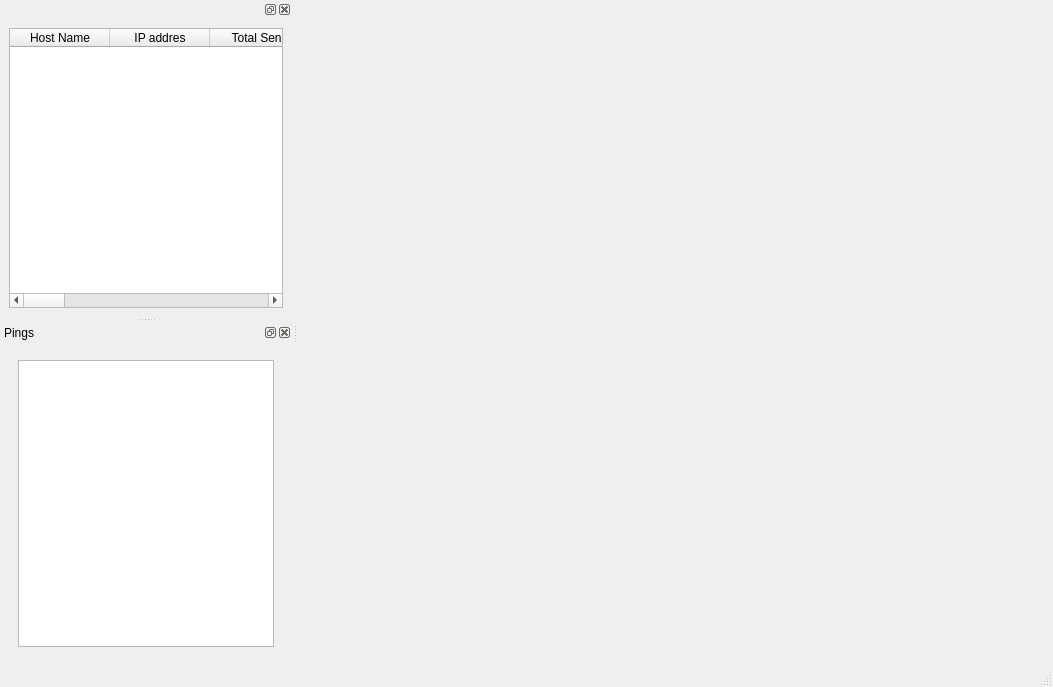
<?xml version="1.0" encoding="UTF-8"?>
<ui version="4.0">
 <class>MainWindow</class>
 <widget class="QMainWindow" name="MainWindow">
  <property name="geometry">
   <rect>
    <x>0</x>
    <y>0</y>
    <width>1053</width>
    <height>687</height>
   </rect>
  </property>
  <property name="windowTitle">
   <string>Monitor Network Connectivity</string>
  </property>
  <property name="dockOptions">
   <set>QMainWindow::AllowNestedDocks|QMainWindow::AllowTabbedDocks|QMainWindow::AnimatedDocks|QMainWindow::VerticalTabs</set>
  </property>
  <widget class="QWidget" name="centralwidget">
   <layout class="QGridLayout" name="gridLayout">
    <item row="0" column="0">
     <widget class="QWidget" name="widget" native="true"/>
    </item>
   </layout>
  </widget>
  <widget class="QMenuBar" name="menubar">
   <property name="geometry">
    <rect>
     <x>0</x>
     <y>0</y>
     <width>1053</width>
     <height>22</height>
    </rect>
   </property>
  </widget>
  <widget class="QStatusBar" name="statusbar"/>
  <widget class="QDockWidget" name="dockWidget">
   <property name="floating">
    <bool>false</bool>
   </property>
   <property name="features">
    <set>QDockWidget::AllDockWidgetFeatures</set>
   </property>
   <property name="windowTitle">
    <string/>
   </property>
   <attribute name="dockWidgetArea">
    <number>1</number>
   </attribute>
   <widget class="QWidget" name="dockWidgetContents">
    <layout class="QGridLayout" name="gridLayout_5">
     <item row="0" column="0">
      <widget class="QTableWidget" name="tableTarget">
       <attribute name="horizontalHeaderMinimumSectionSize">
        <number>57</number>
       </attribute>
       <attribute name="horizontalHeaderShowSortIndicator" stdset="0">
        <bool>false</bool>
       </attribute>
       <column>
        <property name="text">
         <string>Host Name</string>
        </property>
       </column>
       <column>
        <property name="text">
         <string>IP addres</string>
        </property>
       </column>
       <column>
        <property name="text">
         <string>Total Send</string>
        </property>
       </column>
       <column>
        <property name="text">
         <string>Failed Count</string>
        </property>
       </column>
       <column>
        <property name="text">
         <string>%Failed</string>
        </property>
       </column>
       <column>
        <property name="text">
         <string>New Column</string>
        </property>
       </column>
       <column>
        <property name="text">
         <string>Last Ping Status</string>
        </property>
       </column>
       <column>
        <property name="text">
         <string>Avarage RTT</string>
        </property>
       </column>
       <column>
        <property name="text">
         <string>min RTT</string>
        </property>
       </column>
       <column>
        <property name="text">
         <string>max RTT</string>
        </property>
       </column>
       <column>
        <property name="text">
         <string>Jitter</string>
        </property>
       </column>
       <column>
        <property name="text">
         <string>Last Result</string>
        </property>
       </column>
      </widget>
     </item>
    </layout>
   </widget>
  </widget>
  <widget class="QDockWidget" name="dockWidget_2">
   <property name="floating">
    <bool>false</bool>
   </property>
   <property name="features">
    <set>QDockWidget::AllDockWidgetFeatures</set>
   </property>
   <property name="windowTitle">
    <string>Pings</string>
   </property>
   <attribute name="dockWidgetArea">
    <number>1</number>
   </attribute>
   <widget class="QWidget" name="dockWidgetContents_2">
    <layout class="QGridLayout" name="gridLayout_4">
     <item row="0" column="0">
      <widget class="QWidget" name="widget_3" native="true">
       <layout class="QGridLayout" name="gridLayout_3">
        <item row="0" column="0">
         <layout class="QVBoxLayout" name="verticalLayout_3">
          <item>
           <widget class="QTableWidget" name="tablePing">
            <attribute name="horizontalHeaderMinimumSectionSize">
             <number>62</number>
            </attribute>
            <attribute name="verticalHeaderVisible">
             <bool>false</bool>
            </attribute>
            <attribute name="verticalHeaderHighlightSections">
             <bool>true</bool>
            </attribute>
           </widget>
          </item>
         </layout>
        </item>
       </layout>
      </widget>
     </item>
    </layout>
   </widget>
  </widget>
 </widget>
 <resources/>
 <connections/>
</ui>
